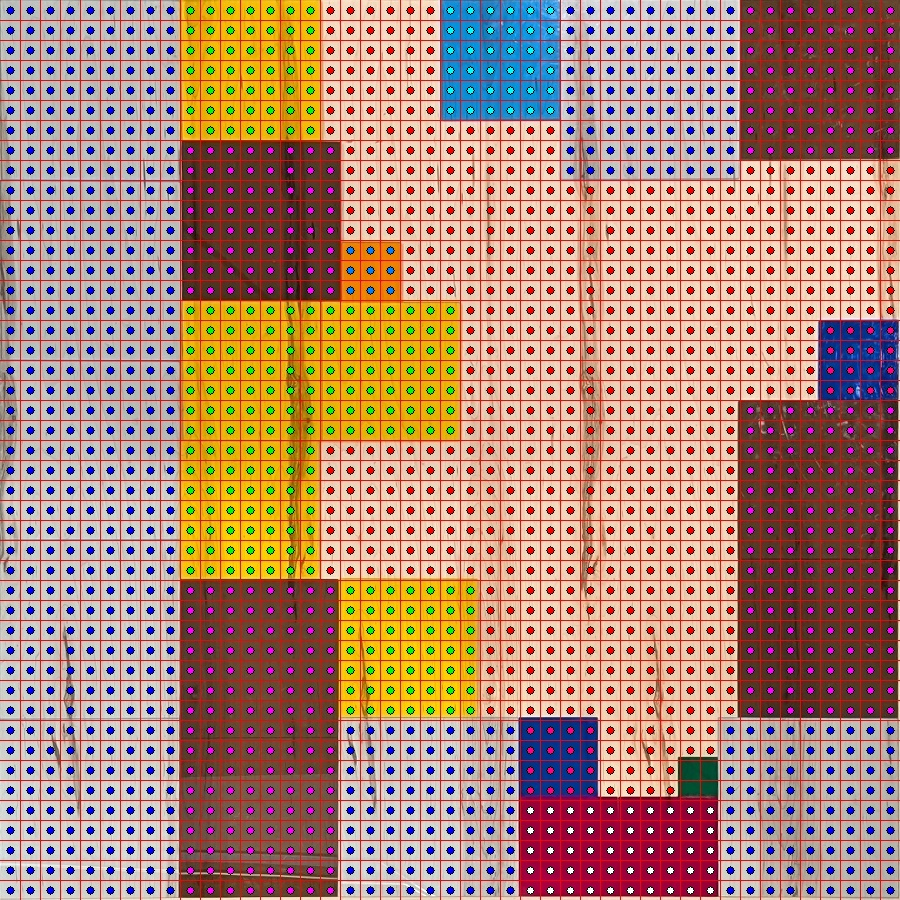
#> input picture images/small-squares/bottom-left.jpg, 900 x 900 px, given as the content of the folder images/transform, which was not available
$ python to_json.py
#> lines starting #> are read from the running program, lines starting #| are printed output that depends on the picture
#!/usr/bin/env python3

import argparse, json, sys, cv2, glob, os, logging
from pathlib import Path
import numpy as np
from skimage import color
from scipy.ndimage import median_filter
from sklearn.cluster import DBSCAN

# ────────────────────────────── CLI ──────────────────────────────
ap = argparse.ArgumentParser(description="Detect coloured n×n squares (batch, auto-colour).")
ap.add_argument("--debug",  action="store_true",     help="detailed debugging")
args = ap.parse_args()

# Set up logging
log_level = logging.DEBUG if args.debug else logging.INFO
logging.basicConfig(
    level=log_level,
    format='%(levelname)s: %(message)s'
)
logger = logging.getLogger(__name__)

# Hardcoded parameters
# Lab radius for DBSCAN
eps = 8.0
# min_samples for DBSCAN
min_samples = 20
# median window (odd)
median_window = 3

# Create output directory
os.makedirs("images/small-squares", exist_ok=True)

# ────────────────────────────── file list ──────────────────────────────
paths = sorted(
    [p for ext in ("*.png", "*.jpg", "*.jpeg") for p in Path("images/transform").glob(ext)]
)
if not paths:
    logger.error("No images found in that directory.")
    sys.exit(1)

logger.info(f"Found {len(paths)} images to process")

# ────────────────────────────── pass 1 – collect Lab samples ──────────────────────────────
lab_by_img = []
all_samples = []

for p in paths:
    img = cv2.imread(str(p))
#> img is the input picture: shape (900, 900, 3); mean B, G, R 116.9, 132.3, 175.7
    if img is None:
        logger.error(f"Cannot read {p}")
        sys.exit(1)
    H, W = img.shape[:2]
    if H % 45 or W != H:
        logger.error(f"{p} is not square or not divisible by 45.")
        sys.exit(1)

    cell = H // 45
    lab  = color.rgb2lab(cv2.cvtColor(img, cv2.COLOR_BGR2RGB) / 255.0)
#> lab: shape (900, 900, 3) float64; mean of channels 0, 1, 2 60, 17.2, 15.7

    c0, c1 = 0.2*cell, 0.8*cell         # crop 20 % off each edge → avoid red lines
    lab_cells = np.empty((45, 45, 3))
    for r in range(45):
        for c in range(45):
            ys, ye = int(r*cell + c0), int(r*cell + c1)
            xs, xe = int(c*cell + c0), int(c*cell + c1)
            lab_cells[r, c] = lab[ys:ye, xs:xe].mean((0, 1))
#> lab_cells: shape (45, 45, 3) float64; mean of channels 0, 1, 2 55.1, 16, 6.2

    lab_by_img.append((img, lab_cells))
    all_samples.append(lab_cells.reshape(-1, 3))

all_samples = np.concatenate(all_samples, axis=0)
#> all_samples = 2025 rows, first 8: [55.74, 14.65, -24.08], [56.49, 14.39, -23.82], [56.38, 14.7, -23.06], [56.33, 14.52, -22.99], [56.96, 14.76, -23.39], [56.43, 14.74, -22.86], [56.68, 14.99, -22.98], [57.14, 14.81, -22.87]
logger.info(f"Collected {len(all_samples)} color samples from {len(paths)} images")

# ────────────────────────────── global DBSCAN ──────────────────────────────
logger.info(f"Running DBSCAN with eps={eps}, min_samples={min_samples}")
db = DBSCAN(eps=eps, min_samples=min_samples, metric="euclidean").fit(all_samples)
labels_all = db.labels_                                      # shape = (N_cells_total,)
#> labels_all = 2025 values, max 6 at index 1826, min -1 at index 1744, mean 1.78

# Debug DBSCAN results
unique_labels = np.unique(labels_all)
#> unique_labels = [-1, 0, 1, 2, 3, 4, 5, 6]
n_clusters = len(unique_labels) - (1 if -1 in unique_labels else 0)
#> n_clusters = 7
n_noise = np.sum(labels_all == -1)
#> n_noise = 4
logger.info(f"DBSCAN found {n_clusters} clusters, {n_noise} noise points")

for label in unique_labels:
    count = np.sum(labels_all == label)
    if label == -1:
        logger.debug(f"   Noise: {count} points")
    else:
        logger.debug(f"   Cluster {label}: {count} points")
#> this loop made 8 passes
#> count on passes 1 to 8: 4, 648, 245, 626, 36, 384, 32, 50

# background cluster = largest non-noise label
valid = labels_all[labels_all >= 0]
#> valid = 2021 values, max 6 at index 1822, min 0 at index 0, mean 1.78
bg_label = np.bincount(valid).argmax() if len(valid) else -1
#> bg_label = 0
logger.info(f"Background cluster identified as label {bg_label}")

if len(valid) == 0:
    logger.warning("All points classified as noise! Try reducing --eps or --min")

# Compute representative colors for each cluster
cluster_colors = {}
# Use a predefined palette of distinct colors for better visibility
distinct_colors = [
    (255, 0, 0),     # Pure Red
    (0, 255, 0),     # Pure Green
    (0, 0, 255),     # Pure Blue (only one blue)
    (255, 255, 0),   # Pure Yellow
    (255, 0, 255),   # Pure Magenta
    (255, 128, 0),   # Orange
    (128, 0, 255),   # Purple
    (255, 255, 255), # White
    (0, 0, 0),       # Black
    (255, 192, 203), # Pink
    (165, 42, 42),   # Brown
    (128, 128, 128), # Gray
    (255, 215, 0),   # Gold
    (50, 205, 50),   # Lime Green
    (148, 0, 211),   # Dark Violet
    (255, 69, 0),    # Red Orange
    (0, 100, 0),     # Dark Green
    (139, 69, 19),   # Saddle Brown
    (255, 182, 193), # Light Pink
    (255, 20, 147),  # Deep Pink
    (255, 228, 181), # Moccasin
    (34, 139, 34),   # Forest Green
    (128, 0, 0),     # Maroon
    (255, 105, 180), # Hot Pink
    (210, 180, 140), # Tan
]

color_idx = 0
for label in unique_labels:
    if label == -1:  # noise
        continue
    # Assign distinct colors cyclically
    cluster_colors[label] = distinct_colors[color_idx % len(distinct_colors)]
    color_idx += 1
#> this loop made 8 passes
#> after the loop, cluster_colors = {0: (255, 0, 0), 1: (0, 255, 0), 2: (0, 0, 255), 3: (255, 255, 0), 4: (255, 0, 255), 5: (255, 128, 0), 6: (128, 0, 255)}; color_idx = 7

logger.debug("Cluster colors:")
for label, bgr in cluster_colors.items():
    logger.debug(f"   Cluster {label}: BGR{bgr}")
#> this loop made 7 passes

def create_small_squares_visualization(img, labels_slice, cluster_colors, filename):
    """Create visualization where each small square has a colored mini-circle in its center"""
    cell = img.shape[0] // 45
    viz = img.copy()

    for r in range(45):
        for c in range(45):
            label = labels_slice[r * 45 + c]
            # Skip drawing circles on background cells
            if label == bg_label or label not in cluster_colors:
                continue

            # Calculate cell boundaries
            y0 = r * cell
            x0 = c * cell

            # Calculate mini-circle radius (smaller than the previous squares)
            mini_radius = int(cell * 0.2)  # 40% diameter (20% radius) of cell size

            # Calculate mini-circle center position
            center_y = y0 + cell // 2
            center_x = x0 + cell // 2

            # Draw solid colored mini-circle
            cv2.circle(viz, (center_x, center_y), mini_radius,
                      cluster_colors[label], -1)

            # Add black border around mini-circle for visibility
            cv2.circle(viz, (center_x, center_y), mini_radius,
                      (0, 0, 0), 1)

    # Save the visualization
    output_path = os.path.join("images/small-squares", filename)
    cv2.imwrite(output_path, viz)
    logger.debug(f"Saved small squares visualization: {output_path}")

# helper: turn slice of labels into 45×45 grid with 0 = background
def slice_to_grid(slice_labels, median_win):
    g = slice_labels.reshape(45, 45)
    g = np.where(g == bg_label, 0, g + 1)                    # zero for wood
    unique_before = np.unique(g)
    logger.debug(f"   Grid before median filter: {len(unique_before)} unique values: {unique_before}")
    result = median_filter(g, median_win) if median_win > 1 else g
    unique_after = np.unique(result)
    logger.debug(f"   Grid after median filter: {len(unique_after)} unique values: {unique_after}")
    return result

# ────────────────────────────── pass 2 – per-image detection ──────────────────────────────
results, offset = {}, 0
cells_per_img = 45*45

for (img, lab_cells), p in zip(lab_by_img, paths):
    logger.info(f"Processing {p.name}...")
    labels_slice = labels_all[offset: offset + cells_per_img]
    offset += cells_per_img

    unique_slice_labels = np.unique(labels_slice)
    logger.debug(f"   Labels in this image: {unique_slice_labels}")

    grid = slice_to_grid(labels_slice, median_window)

    # Create small squares visualization (each cell colored by cluster)
    create_small_squares_visualization(img, labels_slice, cluster_colors, p.name)

    # Group cells by color
    color_groups = {}
    color_counter = 1

    for r in range(45):
        for c in range(45):
            color_value = grid[r, c]
            if color_value == 0:  # skip background
                continue

            # Create color name if not seen before
            if color_value not in color_groups:
                color_groups[color_value] = f"color{color_counter}"
                color_counter += 1

    # Build result structure for this image
    image_result = {}
    for color_value, color_name in color_groups.items():
        image_result[color_name] = []

    # Add coordinates for each non-background cell
    for r in range(45):
        for c in range(45):
            color_value = grid[r, c]
            if color_value == 0:  # skip background
                continue

            color_name = color_groups[color_value]
            # Bottom-left coordinates
            coord = {"x": c, "y": 44 - r}
            image_result[color_name].append(coord)

    results[p.name] = image_result

    # Log summary
    total_squares = sum(len(coords) for coords in image_result.values())
    logger.info(f"{p.name:>25}: {len(image_result)} colors, {total_squares} total squares")
#> this loop made 1 pass
#> (offset, unique_slice_labels, unique_after in slice_to_grid, cell in create_small_squares_visualization, total_squares) on pass 1: (2025, [-1, 0, 1, 2, 3, 4, 5, 6], [0, 2, 3, 4, 5, 6, 7], 20, 1378)
#> pass 1, in slice_to_grid, `g = slice_labels.reshape(45, 45)`:
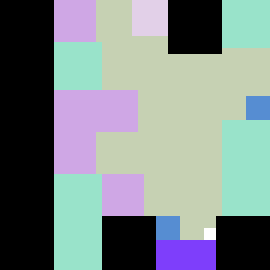
#> g: shape (45, 45) int64 (shown 6 times larger); 8 distinct labels, from -1 to 6; one colour per label, 0 black, -1 white
#> pass 1, in create_small_squares_visualization, `cv2.imwrite(output_path, viz)`:
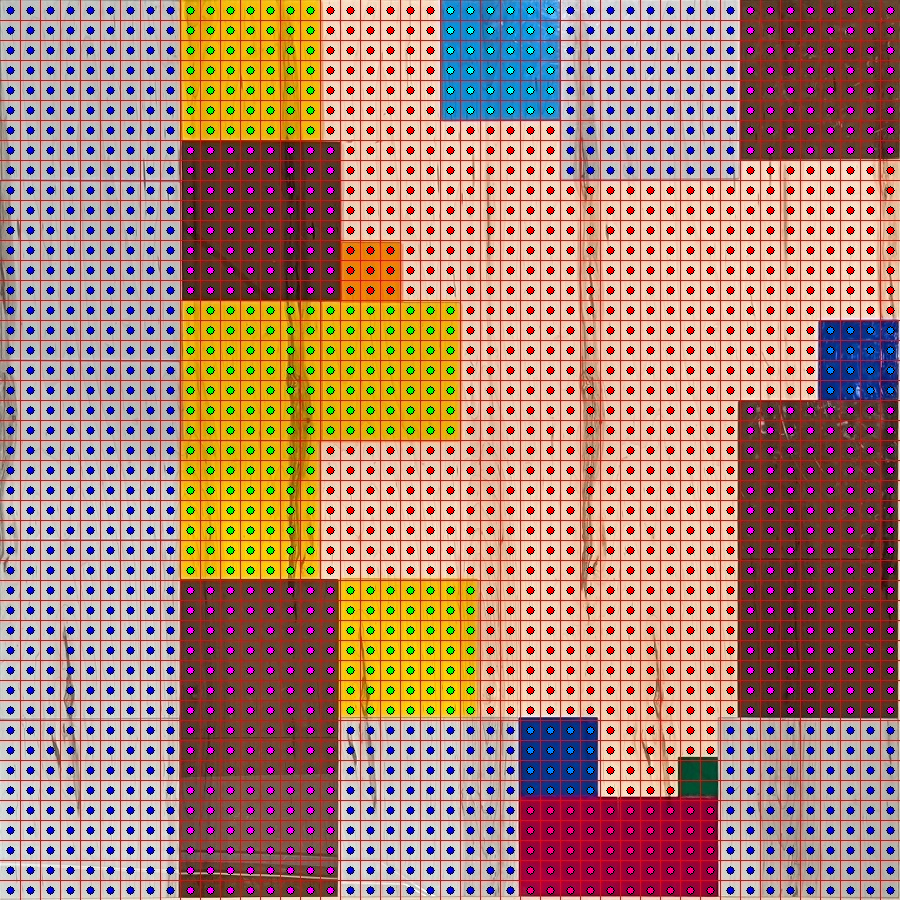
#> saved as bottom-left.jpg: shape (900, 900, 3); mean B, G, R 116.3, 131.1, 175.3
#> after the loop, offset = 2025; results = 1 item

# ────────────────────────────── save JSON ──────────────────────────────
with open("squares.json", "w") as f:
    json.dump(results, f, indent=2)
logger.info(f"wrote {len(results)} image entries → squares.json")

$ run again, on images/small-squares/middle-middle.jpg
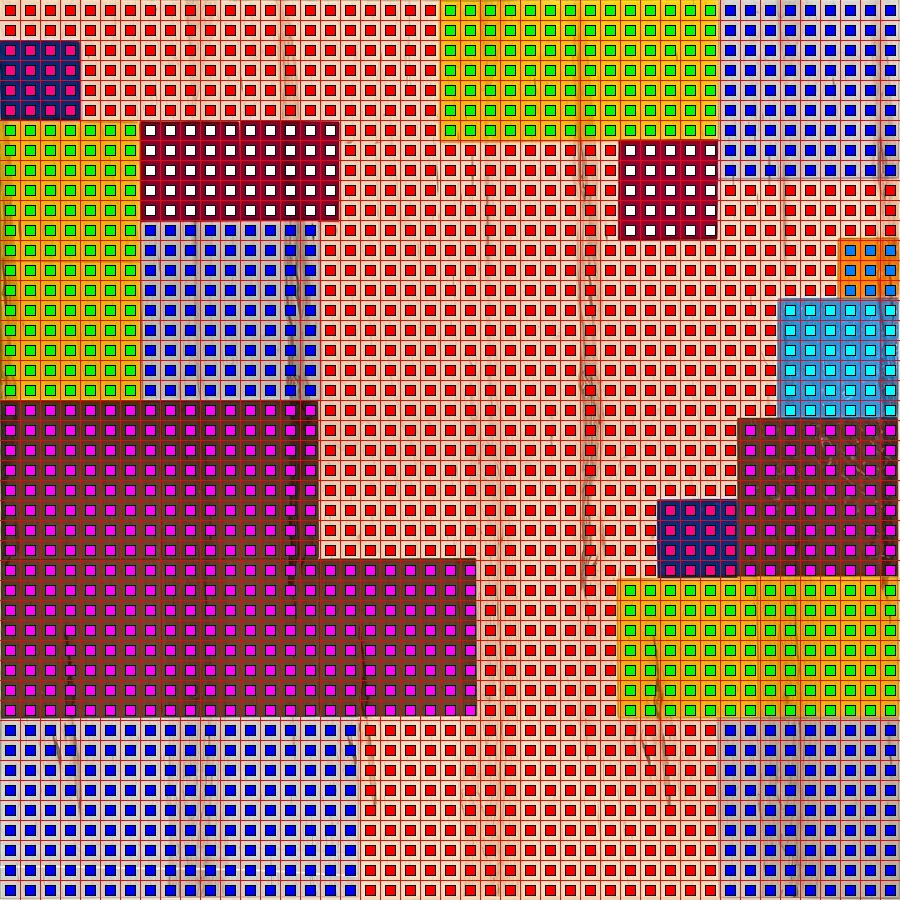
#> input picture images/small-squares/middle-middle.jpg, 900 x 900 px, given as the content of the folder images/transform, which was not available
#> img is the input picture: shape (900, 900, 3); mean B, G, R 102.8, 110.6, 167.6
#> lab: shape (900, 900, 3) float64; mean of channels 0, 1, 2 55.3, 23.5, 16.6
#> all_samples = 2025 rows, first 8: [42.52, 47.54, 37.35], [42.66, 47.51, 37.22], [42.69, 47.21, 37.23], [42.7, 47.68, 37.09], [42.75, 47.41, 37.27], [42.39, 47.33, 37.16], [42.7, 47.7, 37.29], [42.83, 47.75, 37.13]
#> labels_all = 2025 values, max 6 at index 900, min -1 at index 582, mean 1.96
#> unique_labels = [-1, 0, 1, 2, 3, 4, 5, 6]
#> n_clusters = 7
#> n_noise = 9
#> the loop `for label in unique_labels:` made 8 passes
#> count on passes 1 to 8: 9, 790, 294, 405, 32, 75, 36, 384
#> valid = 2016 values, max 6 at index 891, min 0 at index 0, mean 1.98
#> bg_label = 0
#> the loop `for label in unique_labels:` made 8 passes
#> after the loop `for label in unique_labels:`: cluster_colors = {0: (255, 0, 0), 1: (0, 255, 0), 2: (0, 0, 255), 3: (255, 255, 0), 4: (255, 0, 255), 5: (255, 128, 0), 6: (128, 0, 255)}; color_idx = 7
#> the loop `for label, bgr in cluster_colors.items():` made 7 passes
#> the loop `for (img, lab_cells), p in zip(lab_by_img, paths):` made 1 pass
#> (offset, unique_slice_labels, unique_after in slice_to_grid, cell in create_small_squares_visualization, total_squares) on pass 1: (2025, [-1, 0, 1, 2, 3, 4, 5, 6], [0, 2, 3, 4, 5, 6, 7], 20, 1223)
#> pass 1, in slice_to_grid, `g = slice_labels.reshape(45, 45)`:
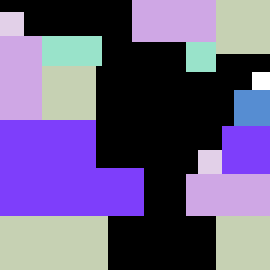
#> g: shape (45, 45) int64 (shown 6 times larger); 8 distinct labels, from -1 to 6; one colour per label, 0 black, -1 white
#> pass 1, in create_small_squares_visualization, `cv2.imwrite(output_path, viz)`:
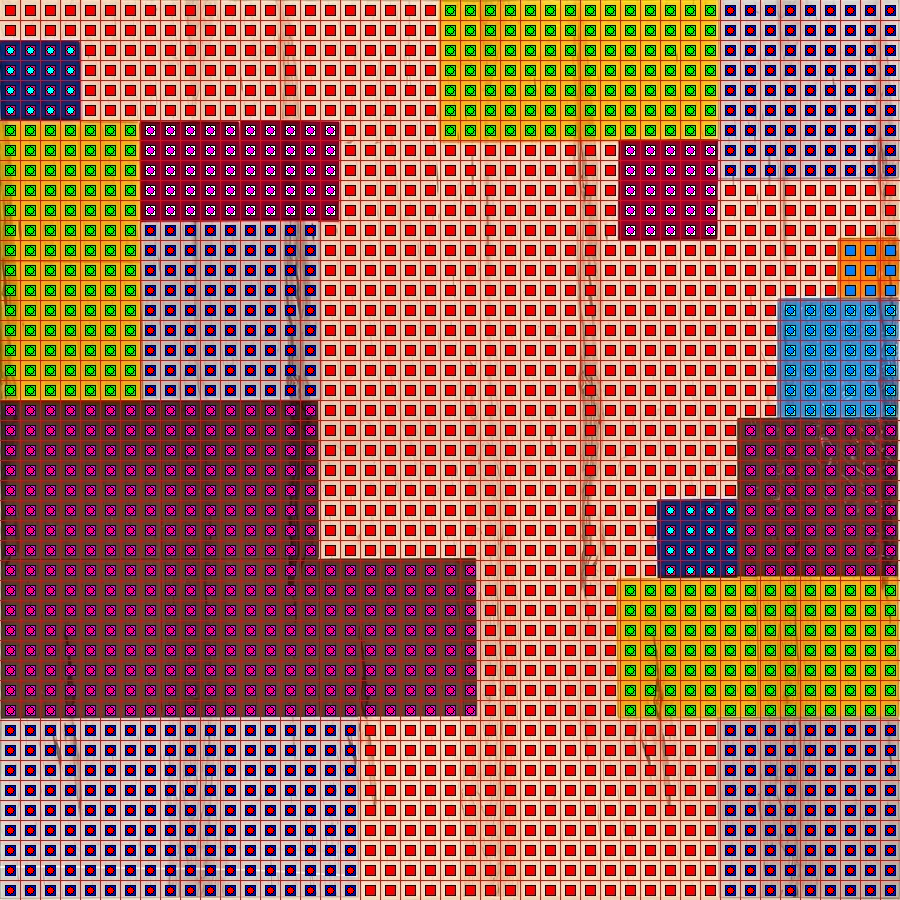
#> saved as middle-middle.jpg: shape (900, 900, 3); mean B, G, R 92.2, 107.4, 167.9
#> after the loop `for (img, lab_cells), p in zip(lab_by_img, paths):`: offset = 2025; results = 1 item

$ run again, on images/small-squares/middle-right.jpg
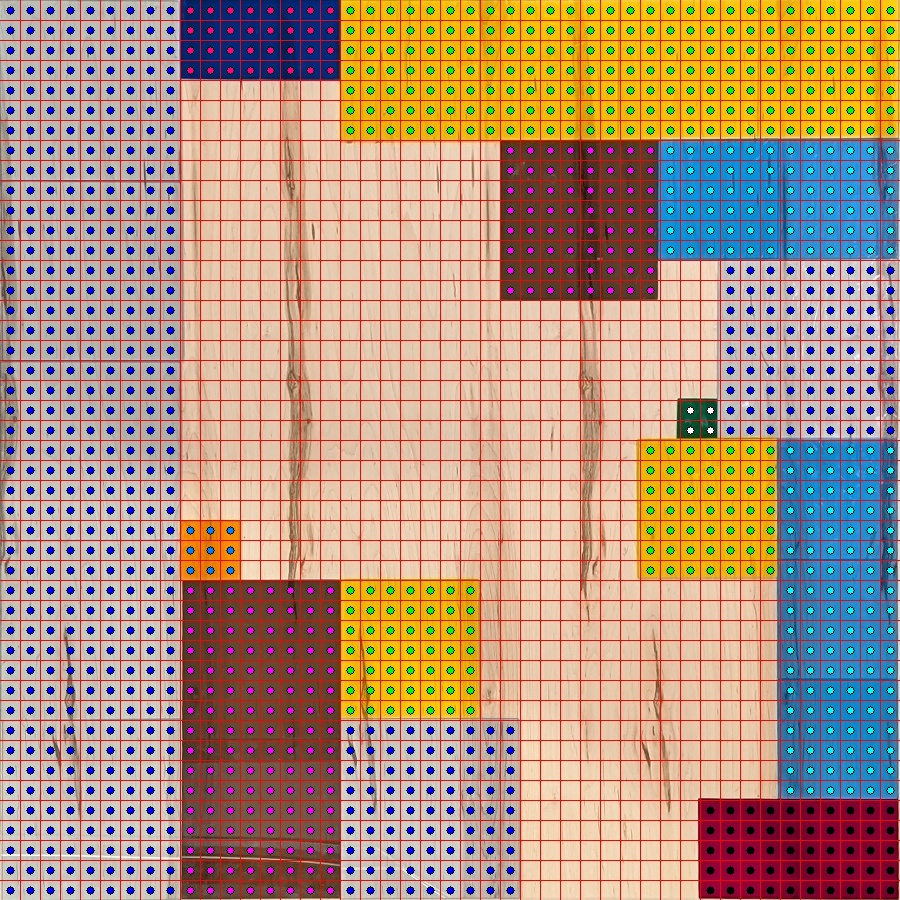
#> input picture images/small-squares/middle-right.jpg, 900 x 900 px, given as the content of the folder images/transform, which was not available
#> img is the input picture: shape (900, 900, 3); mean B, G, R 124.9, 144.7, 176.5
#> lab: shape (900, 900, 3) float64; mean of channels 0, 1, 2 63.4, 13.4, 15
#> all_samples = 2025 rows, first 8: [53.92, 14.65, -22.01], [55.06, 14.76, -23.05], [54.99, 14.26, -22.27], [55.22, 14.37, -22.22], [55.36, 14.6, -22.13], [54.8, 15.09, -22.12], [55.22, 15.19, -22.74], [55.87, 14.62, -22.16]
#> labels_all = 2025 values, max 6 at index 1835, min -1 at index 934, mean 2.3
#> unique_labels = [-1, 0, 1, 2, 3, 4, 5, 6]
#> n_clusters = 7
#> n_noise = 13
#> the loop `for label in unique_labels:` made 8 passes
#> count on passes 1 to 8: 13, 567, 32, 294, 697, 192, 180, 50
#> valid = 2012 values, max 6 at index 1822, min 0 at index 0, mean 2.33
#> bg_label = 3
#> the loop `for label in unique_labels:` made 8 passes
#> after the loop `for label in unique_labels:`: cluster_colors = {0: (255, 0, 0), 1: (0, 255, 0), 2: (0, 0, 255), 3: (255, 255, 0), 4: (255, 0, 255), 5: (255, 128, 0), 6: (128, 0, 255)}; color_idx = 7
#> the loop `for label, bgr in cluster_colors.items():` made 7 passes
#> the loop `for (img, lab_cells), p in zip(lab_by_img, paths):` made 1 pass
#> (offset, unique_slice_labels, unique_after in slice_to_grid, cell in create_small_squares_visualization, total_squares) on pass 1: (2025, [-1, 0, 1, 2, 3, 4, 5, 6], [0, 1, 2, 3, 5, 6, 7], 20, 1317)
#> pass 1, in slice_to_grid, `g = np.where(g == bg_label, 0, g + 1)`:
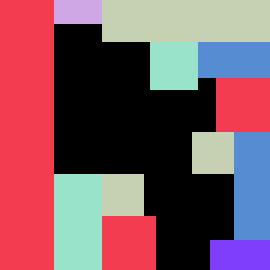
#> g: shape (45, 45) int64 (shown 6 times larger); 7 distinct labels, from 0 to 7; one colour per label, 0 black
#> pass 1, in create_small_squares_visualization, `cv2.imwrite(output_path, viz)`:
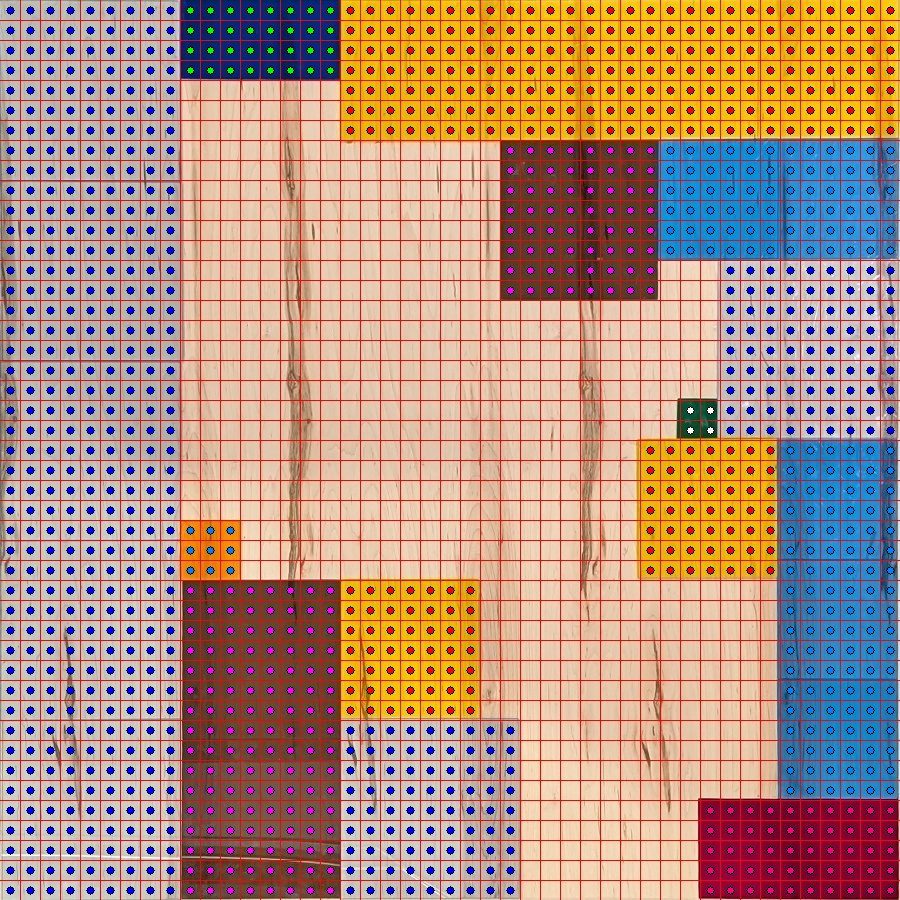
#> saved as middle-right.jpg: shape (900, 900, 3); mean B, G, R 125, 141.1, 178.4
#> after the loop `for (img, lab_cells), p in zip(lab_by_img, paths):`: offset = 2025; results = 1 item
